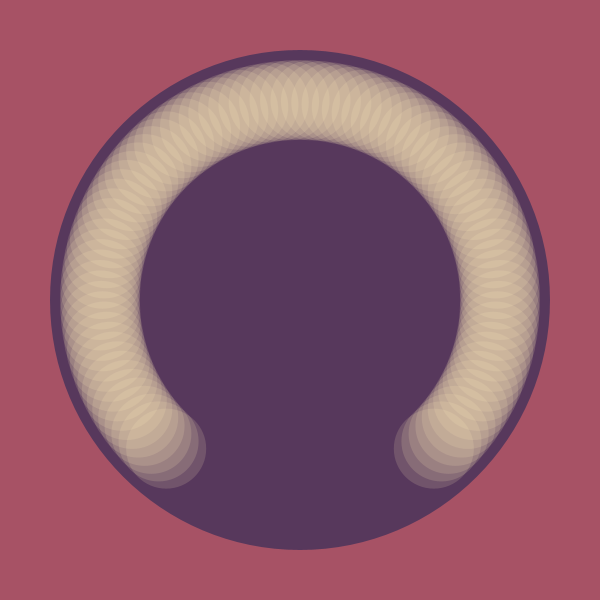
Frame 1 (no input)
Frame 60 (the mouse pressed at the canvas centre just before this capture): identical to frame 1, image omitted
Frame 120 (the mouse held since frame 60 and released just before this capture): identical to frame 1, image omitted

The Processing sketch that drew this single still picture (run headless with seeded random() and noise(); from frame 60 on, the mouse is pressed at the canvas centre):

// Processing sketch: processing_152160
// ── processing_152160.pde

void setup ()
{
  size (600, 600);
  smooth();
}

void draw ()
{
  background (#A75265);

  float angleSteps = PI / 60;
  float angle = 0; // Zählvariable

  fill (#57385c);
  noStroke();

  ellipse (width/2, height/2, 500, 500);

  fill (#ffedbc, 40);

  while (angle < TWO_PI)
  {
    float x = width/2 + cos (angle) * 200;
    float y = height/2 + sin (angle) * 200;

    if (y < height*3/4)
    {
      ellipse (x, y, 80, 80);
    }
    angle = angle + angleSteps;
  }
}
